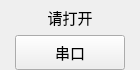
<?xml version="1.0" encoding="UTF-8"?>
<ui version="4.0">
 <class>SerialStatusWid</class>
 <widget class="QWidget" name="SerialStatusWid">
  <property name="geometry">
   <rect>
    <x>0</x>
    <y>0</y>
    <width>140</width>
    <height>70</height>
   </rect>
  </property>
  <property name="maximumSize">
   <size>
    <width>16777215</width>
    <height>80</height>
   </size>
  </property>
  <property name="font">
   <font>
    <family>微软雅黑</family>
    <pointsize>11</pointsize>
   </font>
  </property>
  <property name="windowTitle">
   <string>Form</string>
  </property>
  <layout class="QGridLayout" name="gridLayout">
   <property name="topMargin">
    <number>5</number>
   </property>
   <property name="bottomMargin">
    <number>0</number>
   </property>
   <item row="0" column="0">
    <widget class="QLabel" name="serialLab">
     <property name="sizePolicy">
      <sizepolicy hsizetype="Preferred" vsizetype="Fixed">
       <horstretch>0</horstretch>
       <verstretch>0</verstretch>
      </sizepolicy>
     </property>
     <property name="maximumSize">
      <size>
       <width>110</width>
       <height>30</height>
      </size>
     </property>
     <property name="font">
      <font>
       <family>微软雅黑</family>
       <pointsize>11</pointsize>
      </font>
     </property>
     <property name="text">
      <string>请打开</string>
     </property>
     <property name="alignment">
      <set>Qt::AlignCenter</set>
     </property>
    </widget>
   </item>
   <item row="1" column="0">
    <widget class="QPushButton" name="comBtn">
     <property name="sizePolicy">
      <sizepolicy hsizetype="Fixed" vsizetype="Fixed">
       <horstretch>0</horstretch>
       <verstretch>0</verstretch>
      </sizepolicy>
     </property>
     <property name="minimumSize">
      <size>
       <width>0</width>
       <height>35</height>
      </size>
     </property>
     <property name="maximumSize">
      <size>
       <width>110</width>
       <height>16777215</height>
      </size>
     </property>
     <property name="text">
      <string>串口</string>
     </property>
    </widget>
   </item>
  </layout>
 </widget>
 <resources/>
 <connections/>
</ui>
